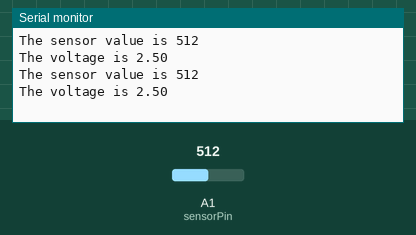
Bench run of a sketch on a simulated Arduino Uno, built with avr-gcc and run on an emulated ATmega328P. On the bench: the last lines printed to the serial monitor. The inputs (shaded band) are chosen by the test bench; at power-on: A1 (sensorPin) = 512.

Above: at 1.8 s.
1.9 s: A1 (sensorPin) set to 716
At 2.8 s:
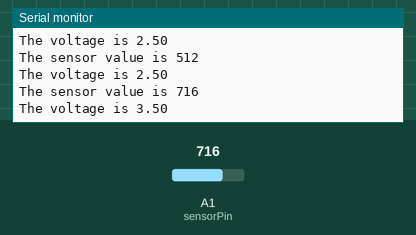
3.4 s: A1 (sensorPin) set to 900
At 4.6 s:
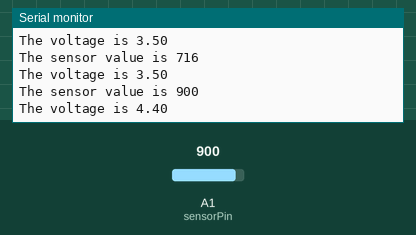
Timing chart, 0 to 6.4 s (numbered marks = the images above; inputs shaded):
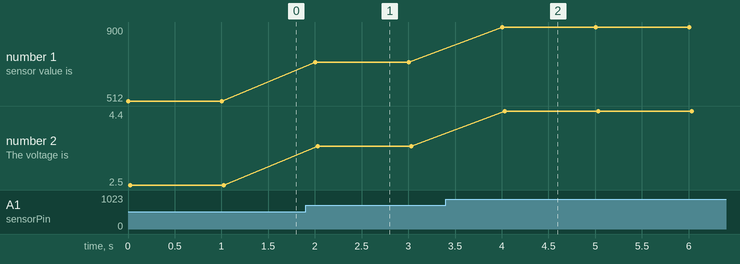

Measured:
- after the input at 1.9 s, the serial monitor: prints a new line after 0.10 s (image 1)
- after the input at 3.4 s, the serial monitor: prints a new line after 0.60 s (image 2)
- plotted number 1: 512 → 716 after the input at 1.9 s, 716 → 900 after the input at 3.4 s
- plotted number 2: 2.5 → 3.5 after the input at 1.9 s, 3.5 → 4.4 after the input at 3.4 s

The sketch:

voltage_meter.ino
```cpp
/*
  Tutorial 5: Volt Meter
*/

int sensorPin = A1;    // select the analog input pin
int sensorValue = 0;   // variable to store the value coming from the sensor
float sensorVoltage = 0; // variable to store the voltage coming from the sensor

void setup() {
  Serial.begin(9600);  // start serial for output
}

void loop() {

  // Read the value from the analog input pin
  // A value of 1023 = 5V, a value of 0 = 0V
  int sensorValue = analogRead(sensorPin);

  // print sensor value
  Serial.print("The sensor value is ");
  Serial.println(sensorValue);

  // Convert sensor value to voltage
  float sensorVoltage = sensorValue*(5.0/1023.0);

  // print sensor voltage value
  Serial.print("The voltage is ");
  Serial.println(sensorVoltage);

  // delay by 1000 milliseconds:
  delay(1000);
}
```
